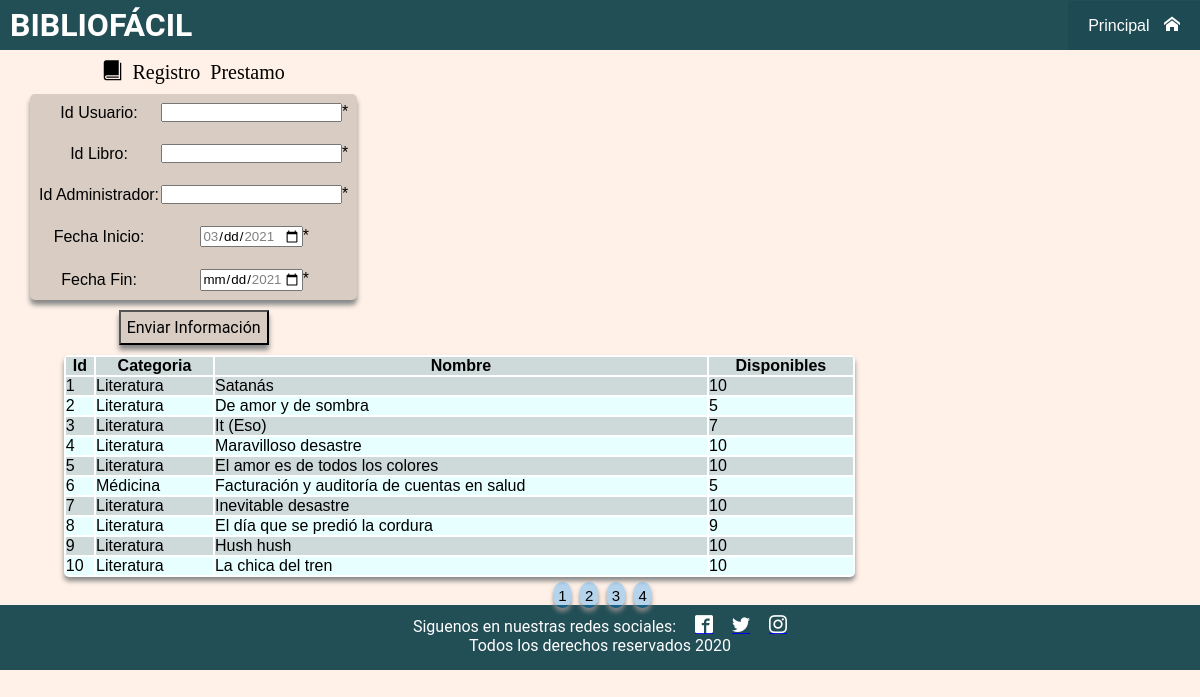
The app's page /prestamo.php with its own data.
### tables this page shows
CREATE TABLE `libro` (
  `id_libro` int(11) NOT NULL,
  `nombre` varchar(255) NOT NULL,
  `fo_autor` int(11) NOT NULL,
  `fo_editorial` int(11) NOT NULL,
  `fo_categoria` int(11) NOT NULL,
  `estado` int(11) NOT NULL,
  `num_ejemplares` int(2) NOT NULL,
  `ubicación` varchar(50) NOT NULL,
  `observaciones` varchar(100) NOT NULL,
  `fecha_creacion` date NOT NULL DEFAULT current_timestamp()
);

CREATE TABLE `categoria` (
  `id_categoria` int(2) NOT NULL,
  `categoria` varchar(20) NOT NULL,
  `estado` int(1) NOT NULL,
  `observaciones` varchar(100) NOT NULL,
  `fecha_creacion` date NOT NULL DEFAULT current_timestamp()
);

### prestamo.php (the view, shortened to what this page needs)
<?php
require_once('php/Conexion_bd.php');
$fecha = date('Y-m-d');
$dia_ant = strtotime($fecha."- 1 days");
$dia_ant1 = date("Y-m-d", $dia_ant);
$dia_sig = strtotime($fecha."+ 15 days");
$dia_sig1 = date("Y-m-d", $dia_sig);
$disponiblidad_libros = "SELECT L.id_libro AS id_libro, C.categoria AS categoria, L.nombre AS nombre,                                   L.num_ejemplares AS num_ejemplares
                        FROM libro AS L
                        INNER JOIN categoria AS C
                        ON L.fo_categoria = C.id_categoria
                        WHERE L.estado = 1 ";
$arreglo = array();
$sentencia_conteo = $pdo->prepare($disponiblidad_libros);
$sentencia_conteo->execute($arreglo);
$resultado_sin_paginar = COUNT($sentencia_conteo->fetchAll());
$filas_a_mostrar = 10;
$total_paginas_a_mostrar = ceil($resultado_sin_paginar/$filas_a_mostrar);
$pagina_actual = isset($_GET['page']) ? $_GET['page'] : 0;
$parametro_pagina_sql = $pagina_actual * $filas_a_mostrar;
$disponiblidad_libros .= " LIMIT {$parametro_pagina_sql},{$filas_a_mostrar}";
$disponibilidad=$pdo->prepare($disponiblidad_libros);
$disponibilidad->execute($arreglo);
$resultado = $disponibilidad->fetchAll();
?>
<!DOCTYPE html>
<html>
    <head>
        <link rel="stylesheet" href="fonts/style.css">
        <link rel="stylesheet" href="css/hojaEstilos_prestamos.css">
    </head>
<body>
    <header>
     <h1 class="h1">BIBLIOFÁCIL</h1>
       <nav class="menu">
           <ul>
                <li class = "submenu" ><a href="Principal_02.php">Principal
                   <span class="icon-home"></span></a>
                </li>
           </ul>
       </nav>
    </header>
    <div class="div_formulario">
        <form method="post" class="form">
        <p>
            <span class="icon-book"> Registro Prestamo </span>
        </p>
            <table>
                <tr>
                    <td>Id Usuario:</td>
                    <td><label for="id_usuario"></label>
                    <input type="text" name="id_usuario" id="id_usuario">*</td>
                </tr>
                <tr>
                    <td>&nbsp;</td>
                </tr>
                <tr>
                    <td>Id Libro:</td>
                    <td><label for="id_libro"></label>
                    <input type="text" name="id_libro" id="id_libro">*</td>
                </tr>
                <tr>
                    <td>&nbsp;</td>
                </tr>
                <tr>
                    <td>Id Administrador:</td>
                    <td><label for="id_administrador"></label>
                    <input type="text" name="id_administrador" id="id_administrador">*</td>
                </tr>
                <tr>
                    <td>&nbsp;</td>
                </tr>
                <tr>
                    <td>Fecha Inicio:</td>
                    <td><label for="fecha_inicio"></label>
                    <input type="date" name="fecha_inicio" step="1" min="<?php echo $dia_ant1;?>" max="<?php echo $fecha;?>" value ="Fecha Inicio" id="fecha_inicio" required>*</td>
                </tr>
                <tr>
                    <td>&nbsp;</td>
                </tr>
                <tr>
                    <td>Fecha Fin:</td>
                    <td><label for="fecha_fin"></label>
                    <input type="date" name="fecha_fin" step="1"  min="<?php echo $fecha ?>" max="<?php echo $dia_sig1 ?>" value ="Fecha Fin" id="fecha_fin" required>*</td>
                </tr>
            </table>
            <input type="submit"  value="Enviar Información" name="enviar" id="enviar">
        </form>
    </div>
    <div class="div1">
        <table class="table1">
            <thead>
                <tr id = "titulo_t1">
                    <th>Id</th><th>Categoria</th><th>Nombre</th><th>Disponibles</th>
                </tr>
            </thead>
            <tbody>
              <?php
                  foreach($resultado as $rs)
                  {
              ?>
              <tr>
                  <td><?php echo $rs['id_libro']; ?></td>
                  <td><?php echo $rs['categoria']; ?></td>
                  <td><?php echo $rs['nombre']; ?></td>
                  <td><?php echo $rs['num_ejemplares']; ?></td>
              </tr>
              <?php
                  }
              ?>
            </tbody>
        </table>
        <div id='boton_paginado'>
            <?php
                for($i = 1; $i <= $total_paginas_a_mostrar; $i++ )
                    {
            ?>
                    <li id="li" ><a id="paginado" href="prestamo.php?page=<?php echo $i-1;?>" aria-label="page <?php echo $i;?>"> <?php echo $i;?> </a></li>
            <?php
                    }
            ?>
        </div>
    </div>
    <footer class="footer">
        <p>
            Siguenos en nuestras redes sociales:
            <a href="#" ><span class="icon-facebook2"></span></a>
            <a href="#" ><span class="icon-twitter"></span></a>
            <a href="#" ><span class="icon-instagram"></span></a><br>
            Todos los derechos reservados 2020
        </p>
    </footer>
</body>
</html>

### css/hojaEstilos_prestamos.css (style rules this page uses)
* { margin: 0; padding: 0; box-sizing: border-box; font-family: sans-serif; }
body { background: #FFF1E8; }
header { height: 50px; background: rgba(30, 75, 83, 0.98); color: #fff; display: flex; justify-content: flex-end; align-items: center; margin-bottom: 10px; }
h1 { color: #fff; margin-right: auto; padding: 10px; border-color: #747d8c; font-family: 'Roboto', sans-serif; }
.menu ul { background: rgba(30, 75, 83, 0.98); display:flex; list-style: none; }
.menu a { display: block; padding: 15px 20px; color:#fff; text-decoration: none; }
.menu a span { margin-left: 10px; }
.form { text-align: center; padding-left: 30px; }
.div_formulario { float: left; margin-right: 1.8em }
.div1 { margin-left: 35px; margin-right: 35px }
.table1 { width: 70%; margin-left: 1.8em; background: rgb(255, 255, 255); font-family: 'Roboto', sans-serif; border-radius: 5px; -webkit-box-shadow: 0 10px 5px #888888; -moz-box-shadow: 0 10px 5px #888888; box-shadow: 0 4px 5px #888888; margin-bottom: 10px; }
.table1 tr:nth-child(odd) { background: rgba(178, 198, 197, 0.65); }
.table1 tr:nth-child(even) { background: rgba(218, 255, 253, 0.65) ; }
.form table { background: #D8CCC3; text-align: center; padding: 7px; margin: auto; margin-top: 10px; margin-bottom: 10px; font-family: 'Roboto', sans-serif; border-radius: 5px; -webkit-box-shadow: 0 5px 5px #888888; -moz-box-shadow: 0 5px 5px #888888; box-shadow: 0 5px 5px #888888; }
p { font-family: 'Roboto', sans-serif; font-size: 20px }
#enviar { width: 150px; height: 35px; background: #D8CCC3; margin: auto; margin-bottom: 10px; color:#000; font-family: 'Roboto', sans-serif; font-size: 16px; -webkit-box-shadow: 0 5px 5px #888888; -moz-box-shadow: 0 5px 5px #888888; box-shadow: 0 5px 5px #888888; }
#li { list-style: none; text-align: center; cursor: pointer; display: inline-block; }
#boton_paginado { margin: auto; text-align: center; }
#paginado { text-decoration: none; color: #000; background: rgba(0, 143, 248, 0.29); padding: 0.3em; margin-left: 5px; border-radius: 3em; font-size: 15px; -webkit-box-shadow: 0 10px 5px #888888; -moz-box-shadow: 0 10px 5px #888888; box-shadow: 0 4px 5px #888888; }
.footer { width: 100%; height: 65px; background-color: rgba(30, 75, 83, 0.98); overflow: hidden; }
.footer p { text-align: center; color: #fff; font-size: 16px; margin-top: 10px; }
.footer a span { margin-left: 15px; font-size: 18px; color:#fff; }

### records on screen
libro: id_libro "1", fo_categoria.categoria "Literatura", nombre "Satanás", num_ejemplares "10"
libro: id_libro "2", fo_categoria.categoria "Literatura", nombre "De amor y de sombra", num_ejemplares "5"
libro: id_libro "3", fo_categoria.categoria "Literatura", nombre "It (Eso)", num_ejemplares "7"
libro: id_libro "4", fo_categoria.categoria "Literatura", nombre "Maravilloso desastre", num_ejemplares "10"
libro: id_libro "5", fo_categoria.categoria "Literatura", nombre "El amor es de todos los colores", num_ejemplares "10"
libro: id_libro "6", fo_categoria.categoria "Médicina", nombre "Facturación y auditoría de cuentas en salud", num_ejemplares "5"
libro: id_libro "7", fo_categoria.categoria "Literatura", nombre "Inevitable desastre", num_ejemplares "10"
libro: id_libro "8", fo_categoria.categoria "Literatura", nombre "El día que se predió la cordura", num_ejemplares "9"
libro: id_libro "9", fo_categoria.categoria "Literatura", nombre "Hush hush", num_ejemplares "10"
libro: id_libro "10", fo_categoria.categoria "Literatura", nombre "La chica del tren", num_ejemplares "10"
